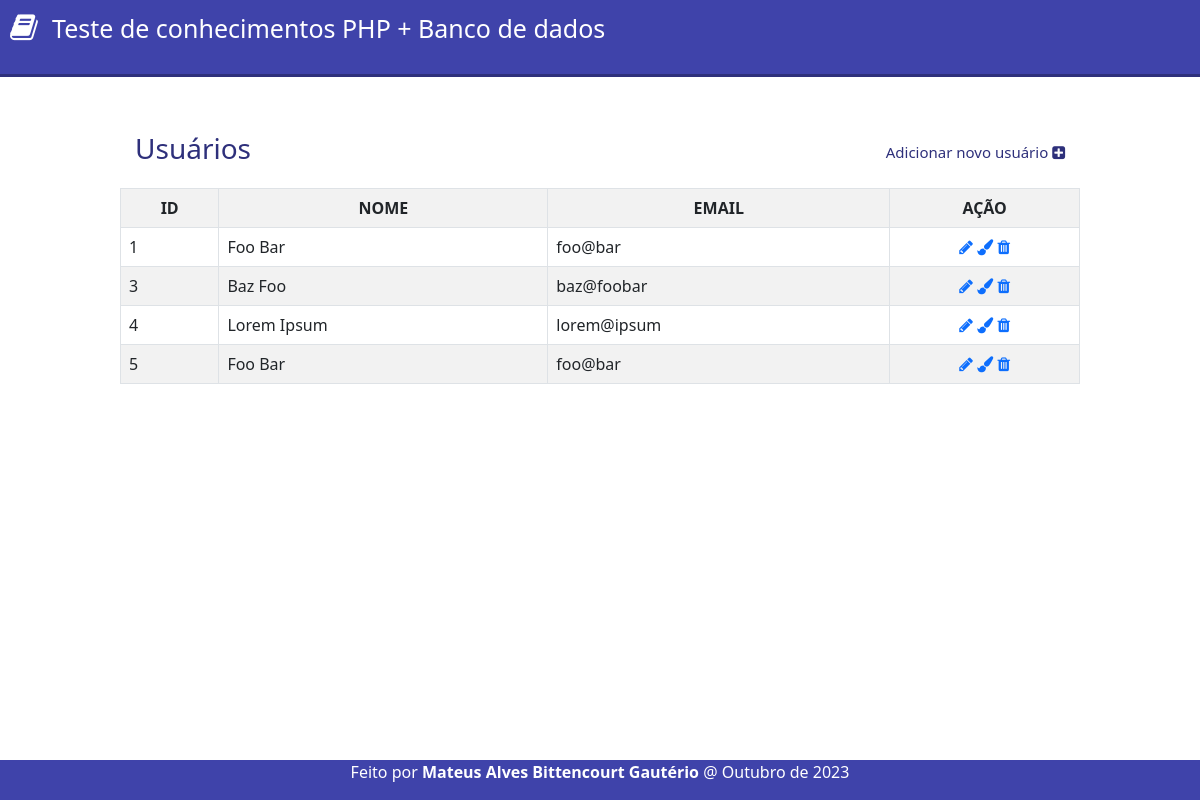
Before: / with the older database file.
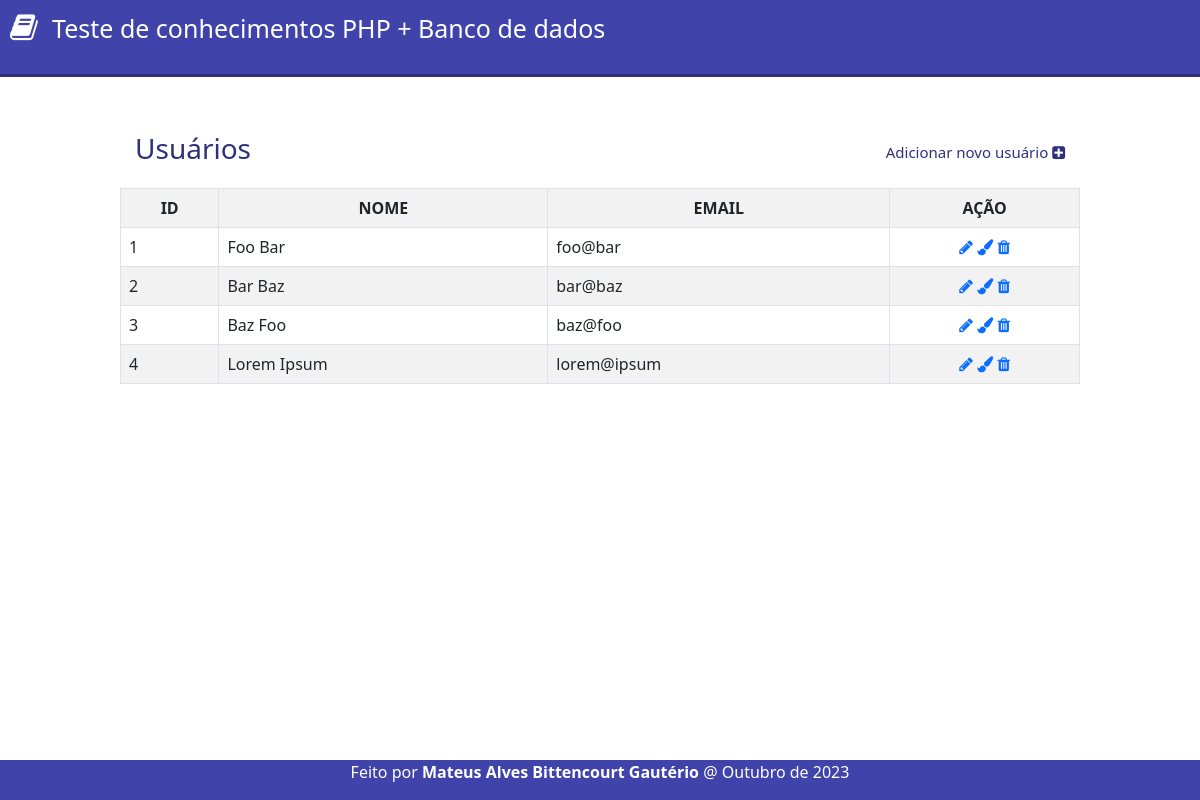
After: the same page with the newer database file.
### tables this page shows
CREATE TABLE users(
    id INTEGER PRIMARY KEY,
    name varchar(100) NOT NULL,
    email varchar(100) NOT NULL
);

### connection.php (called while the page is built, shortened)
<?php
class Connection {
    private $databaseFile;
    private $connection;
    public function __construct()
    {
        $this->databaseFile = realpath(__DIR__ . "/database/db.sqlite");
    }
    private function connect()
    {
        return $this->connection = new PDO("sqlite:{$this->databaseFile}");
    }
    public function getConnection()
    {
        return $this->connection ?: $this->connection = $this->connect();
    }
    public function query($query)
    {
        $result      = $this->getConnection()->query($query);
        $result->setFetchMode(PDO::FETCH_INTO, new stdClass);
        return $result;
    }
}

### index.php (the view, shortened to what this page needs)
<head>
    <link rel="stylesheet" type="text/css" href="bootstrap/css/bootstrap.css" />
    <link rel="stylesheet" href="css/font-awesome-4.7.0/css/font-awesome.min.css">
    <link rel="stylesheet" type="text/css" href="css/style.css" />
</head>
<header class="header">
    <div name="dados" class="dados">
        <i class="child icon fa fa-book" aria-hidden="true"></i>
        <p class="child">Teste de conhecimentos PHP + Banco de dados</p>
    </div>
</header>
<main class="body">
    <div class="pageicon d-flex justify-content-between">
        <h3>Usuários</h3>
        <div class='button'>
            <a href='pages/inserir_usuario.php' title="Adicionar novo usuário"> Adicionar novo usuário <i
                    class='fa fa-plus-square' aria-hidden='true'></i></a>
        </div>
    </div>
    <div>
        <div class="table-responsive">
            <div class="table-wrapper">
                <div>
                    <?php
                    require 'connection.php';
                    $connection = new Connection();
                    $users = $connection->query("SELECT * FROM users");
                    echo "<div>
                            <table class='table table-striped table-bordered responsive'>
                                <tr class='text-uppercase text-center'>
                                    <th>ID</th>
                                    <th>Nome</th>
                                    <th>Email</th>
                                    <th>Ação</th>
                                </tr>
                            ";
                    foreach ($users as $user) {
                        echo sprintf("<tr>
                                        <td>%s</td>
                                        <td>%s</td>
                                        <td>%s</td>
                                        <td class='text-center acoes'>
                                            <a href='pages/editar.php?id=%s' title='Editar usuário'><i class='fa fa-pencil' aria-hidden='true'></i></a>
                                            <a href='pages/cores.php?id=%s' title='Editar Cores do Usuário'><i class='fa fa-paint-brush' aria-hidden='true'></i></a>
                                            <a onclick=\"popUpConfirm('%s', %s)\" href='#' title='Deletar usuário'><i class='fa fa-trash' aria-hidden='true'></i></a>
                                        </td>
                                    </tr>",
                            $user->id,
                            $user->name,
                            $user->email,
                            $user->id,
                            $user->id,
                            $user->name,
                            $user->id
                        );
                    }
                    echo "</table></div>";
                    ?>
                </div>
            </div>
        </div>
    </div>
    <div class="footer">
        <p> Feito por <a href="https://www.linkedin.com/in/mateus-alves-bittencourt-gaut%C3%A9rio-2b329214a/"><b>Mateus Alves Bittencourt Gautério</b></a> @ Outubro de 2023
        </p>
    </div>
</main>

Changed rows visible on the page:
removed users: id "5", name "Foo Bar", email "foo@bar"
added users: id "2", name "Bar Baz", email "bar@baz"
changed users "Baz Foo": email "baz@foobar" → "baz@foo"
